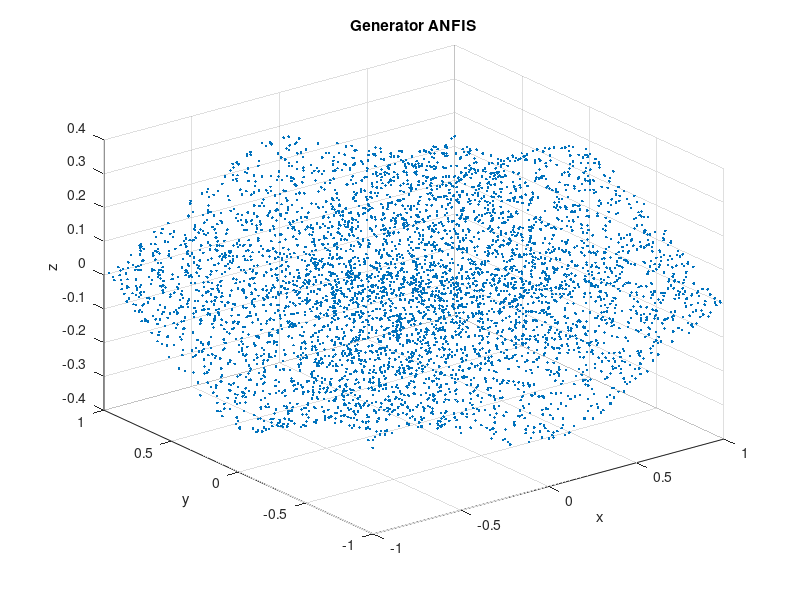

This figure's MATLAB source: (Note: this script raises an error after producing the figure.)
clc;
clear;

%% ANFIS generator
n_samples = 5000;
x = -1 + 2 * rand(n_samples, 1); 
y = -1 + 2 * rand(n_samples, 1);

centers = [-2, 0, 2]; 
sigma = 0.5;
gauss_func = @(x, c, s) exp(-((x - c).^2) / (2 * s^2));

mf_x = zeros(n_samples, length(centers));
mf_y = zeros(n_samples, length(centers));
for i = 1:length(centers)
    mf_x(:, i) = gauss_func(x, centers(i), sigma);
    mf_y(:, i) = gauss_func(y, centers(i), sigma);
end

z = zeros(n_samples, 1);
for i = 1:length(centers)
    for j = 1:length(centers)
        rule_output = mf_x(:, i) .* mf_y(:, j); 
        z = z + rule_output .* (centers(i) + centers(j)); 
    end
end

figure;
scatter3(x, y, z, '.');
title('Generator ANFIS');
xlabel('x');
ylabel('y');
zlabel('z')

%% MLP
hidden_layer_size = 10;
inputs = [x, y]';
targets = z';

net = feedforwardnet(hidden_layer_size);
net = train(net, inputs, targets);

z_pred = net(inputs);

figure;
scatter3(x, y, z_pred, '.');
title('MLP');
xlabel('x');
ylabel('y');
zlabel('z');

anfis_params = length(centers)^2 + length(centers) * 2; 
mlp_params = (2 * hidden_layer_size) + hidden_layer_size + hidden_layer_size + 1; 

disp(['ANFIS: ', num2str(anfis_params)]);
disp(['MLP: ', num2str(mlp_params)]);

%% new nfis
n_samples = 1000;
x_new = -2 + 4 * rand(n_samples, 1);
y_new = -2 + 4 * rand(n_samples, 1);
inputs_new = [x_new, y_new]';
z_new = net(inputs_new);

centers_new = linspace(-2, 2, 3); 
sigma_new = 0.5; 
gauss_func = @(x, c, s) exp(-((x - c).^2) / (2 * s^2));

mf_x_new = zeros(n_samples, length(centers_new));
mf_y_new = zeros(n_samples, length(centers_new));
for i = 1:length(centers_new)
    mf_x_new(:, i) = gauss_func(x_new, centers_new(i), sigma_new);
    mf_y_new(:, i) = gauss_func(y_new, centers_new(i), sigma_new);
end

z_anfis_new = zeros(n_samples, 1);
for i = 1:length(centers_new)
    for j = 1:length(centers_new)
        rule_output_new = mf_x_new(:, i) .* mf_y_new(:, j); 
        z_anfis_new = z_anfis_new + rule_output_new .* (centers_new(i) + centers_new(j)); 
    end
end

figure;
scatter3(x_new, y_new, z_new, '.');
title('MLP Outputs');
xlabel('x');
ylabel('y');
zlabel('z');

figure;
scatter3(x_new, y_new, z_anfis_new, '.');
title('Improved ANFIS Outputs');
xlabel('x');
ylabel('y');
zlabel('z');

anfis_params_new = length(centers_new)^2 + length(centers_new) * 2;
disp(['ANFIS params: ', num2str(anfis_params_new)]);

%% Step 4: Validation Metrics
% Compute Errors
errors = z_new - z_anfis_new;

% Compute Evaluation Metrics
MSE = mean(errors.^2);  % Mean Squared Error
RMSE = sqrt(MSE);       % Root Mean Squared Error
MAE = mean(abs(errors));% Mean Absolute Error
R2 = 1 - sum(errors.^2) / sum((z_new - mean(z_new)).^2); % R-squared

% Display Metrics
disp(['MSE: ', num2str(MSE)]);
disp(['RMSE: ', num2str(RMSE)]);
disp(['MAE: ', num2str(MAE)]);
disp(['R^2: ', num2str(R2)]);



